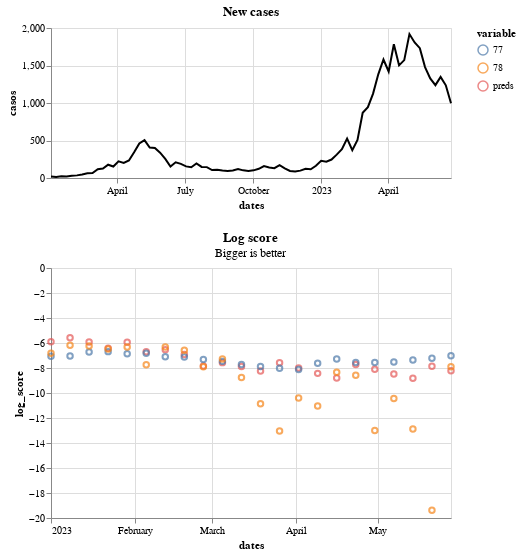

Write notebook code for a chart like this one.
### Code cell
score.plot_log_score()

### Figure 1 — Vega-Lite specification as saved in the notebook (floating-point values rounded to 4 significant figures)
{"config": {"view": {"continuousWidth": 300, "continuousHeight": 300}}, "vconcat": [{"data": {"name": "data-1fff263b8dfc65f577a4f4b19354459e"}, "mark": {"type": "line"}, "encoding": {"color": {"value": "black"}, "x": {"field": "dates", "type": "temporal"}, "y": {"field": "casos", "type": "quantitative"}}, "height": 150, "title": "New cases", "width": 400}, {"layer": [{"mark": {"type": "point", "filled": false}, "encoding": {"color": {"field": "variable", "legend": {"legendX": 100}, "type": "nominal"}, "x": {"field": "dates", "type": "temporal"}, "y": {"field": "log_score", "type": "quantitative"}}}, {"mark": {"type": "point"}, "encoding": {"color": {"field": "variable", "legend": {"legendX": 100}, "type": "nominal"}, "opacity": {"condition": {"param": "param_4", "value": 1, "empty": false}, "value": 0}, "x": {"field": "dates", "type": "temporal"}, "y": {"field": "log_score", "type": "quantitative"}}}, {"mark": {"type": "rule", "color": "gray"}, "encoding": {"opacity": {"condition": {"param": "param_4", "value": 0.3, "empty": false}, "value": 0}, "tooltip": [{"field": "dates", "title": "Date", "type": "temporal"}, {"field": "preds", "format": ".2f", "type": "quantitative"}, {"field": "77", "format": ".2f", "type": "quantitative"}, {"field": "78", "format": ".2f", "type": "quantitative"}], "x": {"field": "dates", "type": "temporal"}}, "name": "view_4", "transform": [{"pivot": "variable", "value": "log_score", "groupby": ["dates"]}]}], "data": {"name": "data-b56fcfcd9cf16c752d69974a694ff48a"}, "height": 250, "title": {"text": "Log score", "subtitle": "Bigger is better"}, "width": 400}], "params": [{"name": "param_4", "select": {"type": "point", "fields": ["dates"], "nearest": true, "on": "pointerover"}, "views": ["view_4"]}], "$schema": "https://vega.github.io/schema/vega-lite/v5.17.0.json", "datasets": {"data-1fff263b8dfc65f577a4f4b19354459e": [{"dates": "2022-01-02T00:00:00", "casos": 21.0, "legend": "Data"}, {"dates": "2022-01-09T00:00:00", "casos": 14.0, "legend": "Data"}, {"dates": "2022-01-16T00:00:00", "casos": 22.0, "legend": "Data"}, {"dates": "2022-01-23T00:00:00", "casos": 19.0, "legend": "Data"}, {"dates": "2022-01-30T00:00:00", "casos": 31.0, "legend": "Data"}, {"dates": "2022-02-06T00:00:00", "casos": 35.0, "legend": "Data"}, {"dates": "2022-02-13T00:00:00", "casos": 47.0, "legend": "Data"}, {"dates": "2022-02-20T00:00:00", "casos": 62.0, "legend": "Data"}, {"dates": "2022-02-27T00:00:00", "casos": 66.0, "legend": "Data"}, {"dates": "2022-03-06T00:00:00", "casos": 116.0, "legend": "Data"}, {"dates": "2022-03-13T00:00:00", "casos": 126.0, "legend": "Data"}, {"dates": "2022-03-20T00:00:00", "casos": 177.0, "legend": "Data"}, {"dates": "2022-03-27T00:00:00", "casos": 153.0, "legend": "Data"}, {"dates": "2022-04-03T00:00:00", "casos": 222.0, "legend": "Data"}, {"dates": "2022-04-10T00:00:00", "casos": 201.0, "legend": "Data"}, {"dates": "2022-04-17T00:00:00", "casos": 234.0, "legend": "Data"}, {"dates": "2022-04-24T00:00:00", "casos": 342.0, "legend": "Data"}, {"dates": "2022-05-01T00:00:00", "casos": 461.0, "legend": "Data"}, {"dates": "2022-05-08T00:00:00", "casos": 505.0, "legend": "Data"}, {"dates": "2022-05-15T00:00:00", "casos": 406.0, "legend": "Data"}, {"dates": "2022-05-22T00:00:00", "casos": 400.0, "legend": "Data"}, {"dates": "2022-05-29T00:00:00", "casos": 338.0, "legend": "Data"}, {"dates": "2022-06-05T00:00:00", "casos": 255.0, "legend": "Data"}, {"dates": "2022-06-12T00:00:00", "casos": 153.0, "legend": "Data"}, {"dates": "2022-06-19T00:00:00", "casos": 209.0, "legend": "Data"}, {"dates": "2022-06-26T00:00:00", "casos": 189.0, "legend": "Data"}, {"dates": "2022-07-03T00:00:00", "casos": 155.0, "legend": "Data"}, {"dates": "2022-07-10T00:00:00", "casos": 144.0, "legend": "Data"}, {"dates": "2022-07-17T00:00:00", "casos": 194.0, "legend": "Data"}, {"dates": "2022-07-24T00:00:00", "casos": 148.0, "legend": "Data"}, {"dates": "2022-07-31T00:00:00", "casos": 145.0, "legend": "Data"}, {"dates": "2022-08-07T00:00:00", "casos": 106.0, "legend": "Data"}, {"dates": "2022-08-14T00:00:00", "casos": 110.0, "legend": "Data"}, {"dates": "2022-08-21T00:00:00", "casos": 99.0, "legend": "Data"}, {"dates": "2022-08-28T00:00:00", "casos": 94.0, "legend": "Data"}, {"dates": "2022-09-04T00:00:00", "casos": 101.0, "legend": "Data"}, {"dates": "2022-09-11T00:00:00", "casos": 120.0, "legend": "Data"}, {"dates": "2022-09-18T00:00:00", "casos": 102.0, "legend": "Data"}, {"dates": "2022-09-25T00:00:00", "casos": 95.0, "legend": "Data"}, {"dates": "2022-10-02T00:00:00", "casos": 102.0, "legend": "Data"}, {"dates": "2022-10-09T00:00:00", "casos": 123.0, "legend": "Data"}, {"dates": "2022-10-16T00:00:00", "casos": 160.0, "legend": "Data"}, {"dates": "2022-10-23T00:00:00", "casos": 139.0, "legend": "Data"}, {"dates": "2022-10-30T00:00:00", "casos": 131.0, "legend": "Data"}, {"dates": "2022-11-06T00:00:00", "casos": 171.0, "legend": "Data"}, {"dates": "2022-11-13T00:00:00", "casos": 129.0, "legend": "Data"}, {"dates": "2022-11-20T00:00:00", "casos": 94.0, "legend": "Data"}, {"dates": "2022-11-27T00:00:00", "casos": 86.0, "legend": "Data"}, {"dates": "2022-12-04T00:00:00", "casos": 98.0, "legend": "Data"}, {"dates": "2022-12-11T00:00:00", "casos": 123.0, "legend": "Data"}, {"dates": "2022-12-18T00:00:00", "casos": 117.0, "legend": "Data"}, {"dates": "2022-12-25T00:00:00", "casos": 163.0, "legend": "Data"}, {"dates": "2023-01-01T00:00:00", "casos": 230.0, "legend": "Data"}, {"dates": "2023-01-08T00:00:00", "casos": 218.0, "legend": "Data"}, {"dates": "2023-01-15T00:00:00", "casos": 246.0, "legend": "Data"}, {"dates": "2023-01-22T00:00:00", "casos": 312.0, "legend": "Data"}, {"dates": "2023-01-29T00:00:00", "casos": 383.0, "legend": "Data"}, {"dates": "2023-02-05T00:00:00", "casos": 525.0, "legend": "Data"}, {"dates": "2023-02-12T00:00:00", "casos": 372.0, "legend": "Data"}, {"dates": "2023-02-19T00:00:00", "casos": 507.0, "legend": "Data"}, {"dates": "2023-02-26T00:00:00", "casos": 870.0, "legend": "Data"}, {"dates": "2023-03-05T00:00:00", "casos": 945.0, "legend": "Data"}, {"dates": "2023-03-12T00:00:00", "casos": 1125.0, "legend": "Data"}, {"dates": "2023-03-19T00:00:00", "casos": 1382.0, "legend": "Data"}, {"dates": "2023-03-26T00:00:00", "casos": 1580.0, "legend": "Data"}, {"dates": "2023-04-02T00:00:00", "casos": 1420.0, "legend": "Data"}, {"dates": "2023-04-09T00:00:00", "casos": 1783.0, "legend": "Data"}, {"dates": "2023-04-16T00:00:00", "casos": 1502.0, "legend": "Data"}, {"dates": "2023-04-23T00:00:00", "casos": 1572.0, "legend": "Data"}, {"dates": "2023-04-30T00:00:00", "casos": 1919.0, "legend": "Data"}, {"dates": "2023-05-07T00:00:00", "casos": 1807.0, "legend": "Data"}, {"dates": "2023-05-14T00:00:00", "casos": 1731.0, "legend": "Data"}, {"dates": "2023-05-21T00:00:00", "casos": 1479.0, "legend": "Data"}, {"dates": "2023-05-28T00:00:00", "casos": 1328.0, "legend": "Data"}, {"dates": "2023-06-04T00:00:00", "casos": 1238.0, "legend": "Data"}, {"dates": "2023-06-11T00:00:00", "casos": 1348.0, "legend": "Data"}, {"dates": "2023-06-18T00:00:00", "casos": 1236.0, "legend": "Data"}, {"dates": "2023-06-25T00:00:00", "casos": 996.0, "legend": "Data"}], "data-b56fcfcd9cf16c752d69974a694ff48a": [{"dates": "2023-01-01T00:00:00", "variable": "preds", "log_score": -5.896}, {"dates": "2023-01-08T00:00:00", "variable": "preds", "log_score": -5.58}, {"dates": "2023-01-15T00:00:00", "variable": "preds", "log_score": -5.927}, {"dates": "2023-01-22T00:00:00", "variable": "preds", "log_score": -6.416}, {"dates": "2023-01-29T00:00:00", "variable": "preds", "log_score": -5.947}, {"dates": "2023-02-05T00:00:00", "variable": "preds", "log_score": -6.702}, {"dates": "2023-02-12T00:00:00", "variable": "preds", "log_score": -6.53}, {"dates": "2023-02-19T00:00:00", "variable": "preds", "log_score": -6.918}, {"dates": "2023-02-26T00:00:00", "variable": "preds", "log_score": -7.844}, {"dates": "2023-03-05T00:00:00", "variable": "preds", "log_score": -7.57}, {"dates": "2023-03-12T00:00:00", "variable": "preds", "log_score": -7.884}, {"dates": "2023-03-19T00:00:00", "variable": "preds", "log_score": -8.244}, {"dates": "2023-03-26T00:00:00", "variable": "preds", "log_score": -7.575}, {"dates": "2023-04-02T00:00:00", "variable": "preds", "log_score": -8.001}, {"dates": "2023-04-09T00:00:00", "variable": "preds", "log_score": -8.429}, {"dates": "2023-04-16T00:00:00", "variable": "preds", "log_score": -8.806}, {"dates": "2023-04-23T00:00:00", "variable": "preds", "log_score": -7.724}, {"dates": "2023-04-30T00:00:00", "variable": "preds", "log_score": -8.096}, {"dates": "2023-05-07T00:00:00", "variable": "preds", "log_score": -8.484}, {"dates": "2023-05-14T00:00:00", "variable": "preds", "log_score": -8.822}, {"dates": "2023-05-21T00:00:00", "variable": "preds", "log_score": -7.858}, {"dates": "2023-05-28T00:00:00", "variable": "preds", "log_score": -8.223}, {"dates": "2023-01-01T00:00:00", "variable": "77", "log_score": -7.061}, {"dates": "2023-01-08T00:00:00", "variable": "77", "log_score": -7.045}, {"dates": "2023-01-15T00:00:00", "variable": "77", "log_score": -6.719}, {"dates": "2023-01-22T00:00:00", "variable": "77", "log_score": -6.691}, {"dates": "2023-01-29T00:00:00", "variable": "77", "log_score": -6.863}, {"dates": "2023-02-05T00:00:00", "variable": "77", "log_score": -6.824}, {"dates": "2023-02-12T00:00:00", "variable": "77", "log_score": -7.106}, {"dates": "2023-02-19T00:00:00", "variable": "77", "log_score": -7.118}, {"dates": "2023-02-26T00:00:00", "variable": "77", "log_score": -7.315}, {"dates": "2023-03-05T00:00:00", "variable": "77", "log_score": -7.469}, {"dates": "2023-03-12T00:00:00", "variable": "77", "log_score": -7.712}, {"dates": "2023-03-19T00:00:00", "variable": "77", "log_score": -7.883}, {"dates": "2023-03-26T00:00:00", "variable": "77", "log_score": -8.024}, {"dates": "2023-04-02T00:00:00", "variable": "77", "log_score": -8.121}, {"dates": "2023-04-09T00:00:00", "variable": "77", "log_score": -7.62}, {"dates": "2023-04-16T00:00:00", "variable": "77", "log_score": -7.272}, {"dates": "2023-04-23T00:00:00", "variable": "77", "log_score": -7.557}, {"dates": "2023-04-30T00:00:00", "variable": "77", "log_score": -7.562}, {"dates": "2023-05-07T00:00:00", "variable": "77", "log_score": -7.527}, {"dates": "2023-05-14T00:00:00", "variable": "77", "log_score": -7.355}, {"dates": "2023-05-21T00:00:00", "variable": "77", "log_score": -7.225}, {"dates": "2023-05-28T00:00:00", "variable": "77", "log_score": -7.019}, {"dates": "2023-01-01T00:00:00", "variable": "78", "log_score": -6.824}, {"dates": "2023-01-08T00:00:00", "variable": "78", "log_score": -6.176}, {"dates": "2023-01-15T00:00:00", "variable": "78", "log_score": -6.242}, {"dates": "2023-01-22T00:00:00", "variable": "78", "log_score": -6.474}, {"dates": "2023-01-29T00:00:00", "variable": "78", "log_score": -6.314}, {"dates": "2023-02-05T00:00:00", "variable": "78", "log_score": -7.734}, {"dates": "2023-02-12T00:00:00", "variable": "78", "log_score": -6.314}, {"dates": "2023-02-19T00:00:00", "variable": "78", "log_score": -6.589}, {"dates": "2023-02-26T00:00:00", "variable": "78", "log_score": -7.891}, {"dates": "2023-03-05T00:00:00", "variable": "78", "log_score": -7.285}, {"dates": "2023-03-12T00:00:00", "variable": "78", "log_score": -8.762}, {"dates": "2023-03-19T00:00:00", "variable": "78", "log_score": -10.85}, {"dates": "2023-03-26T00:00:00", "variable": "78", "log_score": -13.05}, {"dates": "2023-04-02T00:00:00", "variable": "78", "log_score": -10.41}, {"dates": "2023-04-09T00:00:00", "variable": "78", "log_score": -11.04}, {"dates": "2023-04-16T00:00:00", "variable": "78", "log_score": -8.334}, {"dates": "2023-04-23T00:00:00", "variable": "78", "log_score": -8.587}, {"dates": "2023-04-30T00:00:00", "variable": "78", "log_score": -13.0}, {"dates": "2023-05-07T00:00:00", "variable": "78", "log_score": -10.45}, {"dates": "2023-05-14T00:00:00", "variable": "78", "log_score": -12.88}, {"dates": "2023-05-21T00:00:00", "variable": "78", "log_score": -19.38}, {"dates": "2023-05-28T00:00:00", "variable": "78", "log_score": -7.902}]}}
